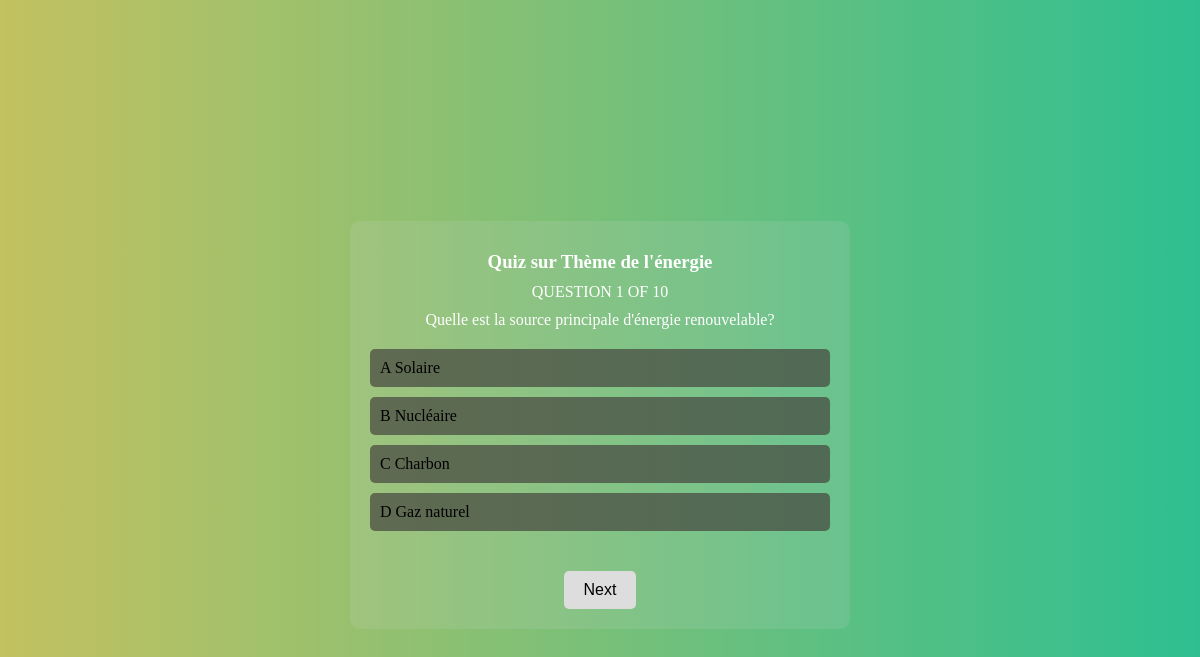
/?controller=quiz&action=show&id=3, run on the app's committed database.
### tables this page shows
CREATE TABLE `questions` (
  `id` int(11) NOT NULL,
  `theme_id` int(11) DEFAULT NULL,
  `question_text` text NOT NULL,
  `created_at` timestamp NOT NULL DEFAULT current_timestamp()
);

CREATE TABLE `themes` (
  `id` int(11) NOT NULL,
  `name` varchar(50) NOT NULL
);

CREATE TABLE `answers` (
  `id` int(11) NOT NULL,
  `question_id` int(11) DEFAULT NULL,
  `answer_text` varchar(255) NOT NULL,
  `is_correct` tinyint(1) NOT NULL DEFAULT 0
);

### app/controllers/QuizController.php (called while the page is built, shortened)
<?php
require_once __DIR__ . '/../models/Quiz.php';
class QuizController {
    public function show() {
        $theme_id = isset($_GET['id']) ? $_GET['id'] : 1;
        $quizModel = new Quiz();
        $questions = $quizModel->getQuestionsByTheme($theme_id);
        $theme = $quizModel->getTheme($theme_id);
        require_once __DIR__ . '/../views/quiz/show.php';
    }
}
?>

### public/config/database.php (called while the page is built, shortened)
<?php
function getDB() {
    static $conn = null;
    if ($conn === null) {
        $conn = new mysqli(DB_SERVER, DB_USERNAME, DB_PASSWORD, DB_NAME);
    }
    return $conn;
}
?>

### app/models/Quiz.php (called while the page is built, shortened)
<?php
require_once __DIR__ . '/../../public/config/database.php';
class Quiz {
    private $db;
    public function __construct() {
        $this->db = getDB();
    }
    public function getQuestionsByTheme($theme_id) {
        $stmt = $this->db->prepare("SELECT * FROM questions WHERE theme_id = ?");
        $stmt->bind_param('i', $theme_id);
        $stmt->execute();
        $result = $stmt->get_result();
        $questions = $result->fetch_all(MYSQLI_ASSOC);
        foreach ($questions as &$question) {
            $question['answers'] = $this->getAnswersByQuestion($question['id']);
        }
        return $questions;
    }
    public function getAnswersByQuestion($question_id) {
        $stmt = $this->db->prepare("SELECT * FROM answers WHERE question_id = ?");
        $stmt->bind_param('i', $question_id);
        $stmt->execute();
        $result = $stmt->get_result();
        return $result->fetch_all(MYSQLI_ASSOC);
    }
    public function getTheme($theme_id) {
        $stmt = $this->db->prepare("SELECT name FROM themes WHERE id = ?");
        $stmt->bind_param('i', $theme_id);
        $stmt->execute();
        $result = $stmt->get_result();
        return $result->fetch_assoc();
    }
}
?>

### app/views/quiz/show.php (the view, shortened to what this page needs)
<!DOCTYPE html>
<html lang="fr">
<head>
    <link rel="stylesheet" href="/SAE_QUIZ-master/public/css/quiz.css">
</head>
<body>
<form action="/SAE_QUIZ-master/index.php?controller=quiz&action=result" method="POST">
    <?php foreach ($questions as $index => $question): ?>
        <section class="section-quiz" id="section-<?= $index + 1 ?>">
            <main>
                <div class="text-container">
                    <h3>Quiz sur <?= htmlspecialchars($theme['name']) ?></h3>
                    <p>QUESTION <?= $index + 1 ?> OF <?= count($questions) ?></p>
                    <p><?= $question['question_text'] ?></p>
                </div>
                <div class="quiz-options">
                    <?php foreach ($question['answers'] as $answerIndex => $answer): ?>
                        <label class="radio-label" for="answer-<?= $index ?>-<?= $answerIndex ?>">
                            <span class="alphabet"><?= chr(65 + $answerIndex) ?></span> <?= $answer['answer_text'] ?>
                        </label>
                    <?php endforeach; ?>
                </div>
                <?php if ($index + 1 === count($questions)): ?>
                    <button type="submit" class="btn" disabled onclick="">Valider</button>
                <?php else: ?>
                    <button type="button" class="btn" disabled onclick="showNextQuestion()">Next</button>
                <?php endif; ?>
            </main>
        </section>
    <?php endforeach; ?>
</form>
</body>
</html>

### public/css/quiz.css (style rules this page uses)
html { box-sizing: border-box; }
*, *:before, *:after { box-sizing: inherit; }
body { font-family: 'Abyssinica SIL', serif; background: linear-gradient(90deg, #c3c160, #2ebf91); color: #fff; margin: 0; padding: 0; }
section { padding-top: 50px; display: flex; justify-content: center; align-items: center; height: 100vh; }
main { background: rgba(217, 214, 228, 0.12); border-radius: 10px; padding: 20px; width: 90%; max-width: 500px; margin: auto; text-align: center; }
.text-container h3, .text-container p { margin: 10px 0; }
.quiz-options { margin: 20px 0; text-align: left; }
label { display: block; background: rgba(71, 73, 64, 0.72); border-radius: 5px; padding: 10px; margin: 10px 0; cursor: pointer; color: #000; }
.btn { border: none; border-radius: 5px; background: rgba(65, 255, 0, 0.27); color: #000; padding: 10px 20px; cursor: pointer; display: inline-block; font-size: 1rem; margin-top: 20px; }
.btn:disabled { background: #ddd; cursor: not-allowed; }

### data on the page
questions: theme.name "Thème de l'énergie", count($questions) "10", question_text "Quelle est la source principale d'énergie renouvelable?"
answers: answerIndex "A", answer_text "Solaire"
answers: answerIndex "B", answer_text "Nucléaire"
answers: answerIndex "C", answer_text "Charbon"
answers: answerIndex "D", answer_text "Gaz naturel"
